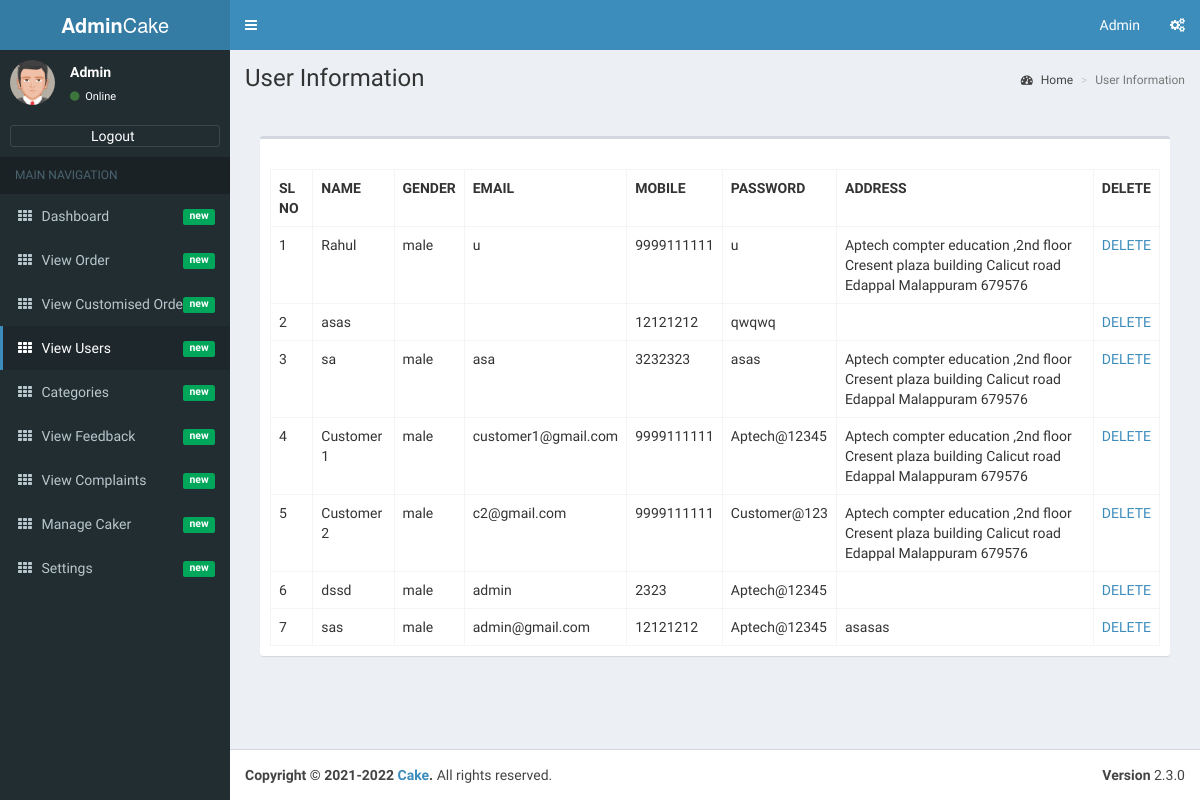
The app's page /admin/admin-view-users.php (signed in) with its own data.
### tables this page shows
CREATE TABLE IF NOT EXISTS `tbl_users` (
  `id` int(11) NOT NULL AUTO_INCREMENT,
  `name` varchar(50) NOT NULL,
  `email` varchar(50) NOT NULL,
  `password` varchar(20) NOT NULL,
  `mobile` bigint(20) NOT NULL,
  `gender` varchar(10) NOT NULL,
  `address` text NOT NULL,
  PRIMARY KEY (`id`)
);

### admin/admin-view-users.php (the view, shortened to what this page needs)
<?php
if(isset($_SESSION['logged_in']) && !empty($_SESSION['logged_in']))
{
   include('dbconnection.php');
   require_once('admin-header.php');
?>
<div class="content-wrapper">
        <section class="content-header">
          <h1>
            User Information
          </h1>
          <ol class="breadcrumb">
            <li><a href="index.php"><i class="fa fa-dashboard"></i> Home</a></li>
            <li class="active">User Information</li>
          </ol>
        </section>
        <section class="content">
        <section class="content-header">
        </section>
        <section class="content">
          <div class="row">
            <div class="col-xs-12">
              <div class="box">
                <div class="box-header">
                </div>
                <div class="box-body">
                  <table cellpadding="0" cellspacing="0" border="0" class="display table table-bordered" id="hidden-table-info">
<tbody>
<tr>
 <th>SL NO</th>
 <th> NAME</th>
 <th>GENDER</th>
 <th>EMAIL</th>
 <th>MOBILE</th>
 <th>PASSWORD</th>
 <th>ADDRESS</th>
<th>DELETE</th>
</tr>
<?php
$ret=mysqli_query($con,"select * from tbl_users");
$cnt=1;
while ($row=mysqli_fetch_array($ret)) {
?>
<tr>
<td><?php echo $cnt; ?></td>
<td><?php  echo $row['name'];?></td>
<td><?php  echo $row['gender'];?></td>
<td><?php  echo $row['email'];?></td>
<td><?php  echo $row['mobile'];?></td>
<td><?php  echo $row['password'];?></td>
<td><?php  echo $row['address'];?></td>
<td><a href=<?php echo "admin-view-users.php?deleteid=".$row['id'];?>>DELETE</a></td>
</tr>
<?php
$cnt=$cnt+1;
}
?>
</tbody>
</table>
                </div>
              </div>
            </div>
          </div>
        </section>
      </div>
<?php
require_once('admin-footer.php');
   }
else
{
 header("location:admin-login.php");
}
?>

### records on screen
tbl_users: name "Rahul", gender "male", email "u", mobile "9999111111", password "u", address "Aptech compter education ,2nd floor Cresent plaza building Calicut road Edappal Malappuram 679576"
tbl_users: name "asas", mobile "12121212", password "qwqwq"
tbl_users: name "sa", gender "male", email "asa", mobile "3232323", password "asas", address "Aptech compter education ,2nd floor Cresent plaza building Calicut road Edappal Malappuram 679576"
tbl_users: name "Customer 1", gender "male", email "customer1@gmail.com", mobile "9999111111", password "Aptech@12345", address "Aptech compter education ,2nd floor Cresent plaza building Calicut road Edappal Malappuram 679576"
tbl_users: name "Customer 2", gender "male", email "c2@gmail.com", mobile "9999111111", password "Customer@123", address "Aptech compter education ,2nd floor Cresent plaza building Calicut road Edappal Malappuram 679576"
tbl_users: name "dssd", gender "male", email "admin", mobile "2323", password "Aptech@12345"
tbl_users: name "sas", gender "male", email "admin@gmail.com", mobile "12121212", password "Aptech@12345", address "asasas"
